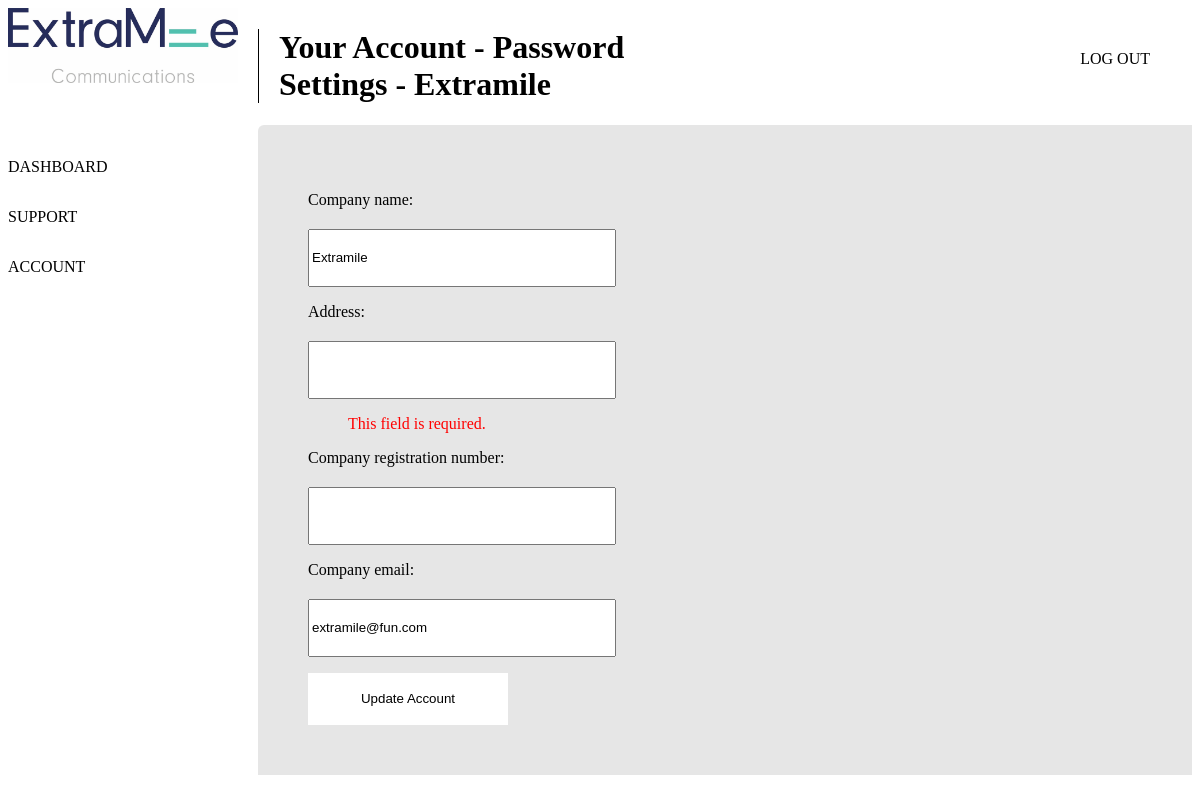
Before: /account/edit (signed in) with the older database file.
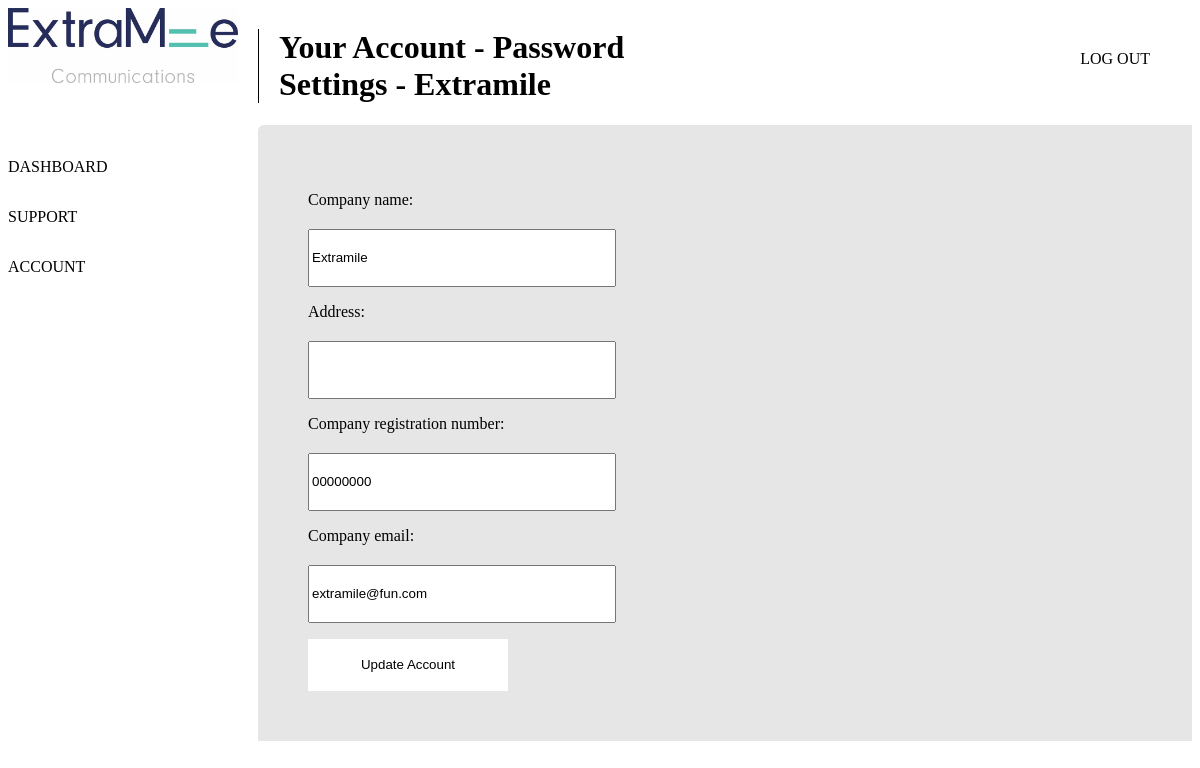
After: the same page with the newer database file.
### tickets/views.py (the view, shortened to what this page needs)
# urls.py: path('account/edit', views.account_edit, name='account'),
def account_edit(request):
    if not request.user.is_authenticated:
        return redirect('/')
    company = Client.objects.filter(user=request.user).first()
    form = AccountUpdateForm({'company_name': company.client_name,'address': company.client_address,'company_registration_number': company.client_registered_company_number,'company_email': company.client_email,})
    return render(request,'tickets/account/edit.html', {'company': company, 'form': form})

### tickets/forms.py
class AccountUpdateForm(forms.Form):
    company_name = forms.CharField()
    address = forms.CharField(widget=TinyMCE(attrs={'cols': 10, 'rows': 8}), required = False)
    company_registration_number = forms.CharField()
    company_email = forms.EmailField()

### tickets/models.py (called while the page is built)
    def __str__(self):
        return self.client_name

### tickets/templates/tickets/account/edit.html (shortened to what this page needs)
{% extends 'base.html' %}
{% block content %}
<div class="page-wrap">
  <div class="main-wrap">
    <div class="sidebar">
      <img src="/static/img/logo.jpg" alt="logo">
      <a href="/dashboard">Dashboard</a>
      <a href="/support">Support</a>
      <a href="/account">Account</a>
    </div>
    <div class="main_content accountupdate">
      <div class="head_section">
        <h1 class='head-title'>Your Account - Password Settings - {{ company }}</h1>
      </div>
      <div class="accountupdate-section">
        <div class="changepasswordform">
          <form class="changeaccountform"  method="post">
            {{ form.as_p }}
            <button type="submit" name="button">Update Account</button>
          </form>
        </div>
      </div>
    </div>
  </div>
</div>
{% endblock content %}

Changed rows visible on the page:
changed Client "Extramile": client_registered_company_number empty → "00000000" (drawn)
Other visible differences:
form field company_registration_number: (not shown) → "00000000"
text no longer shown: "Company name: Address: This field is required. Company registration number: Company email:"
text now shown: "Company name: Address: Company registration number: Company email:"
